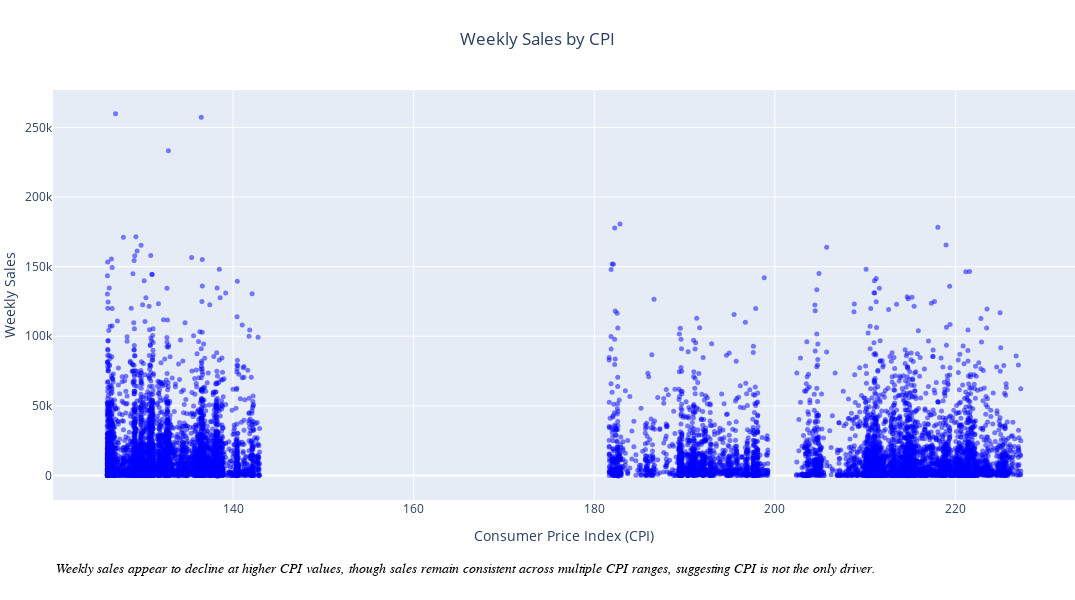

Here is the notebook cell this chart was saved with:
### Code cell
# Build the presentation.  With only a single graph here, we do NOT
# need to use subplots

# ==============================

# Formatting function
def formatSales(value):
    if value >= 1_000_000_000:
        return f"${value / 1_000_000_000:.2f}B"
    elif value >= 1_000_000:
        return f"${value / 1_000_000:.2f}M"
    elif value >= 1_000:
        return f"${value / 1_000:.2f}K"
    else:
        return f"${value:2f}"

# ===============================

# It's likely that our dataset will be too large for Plotly to be able to
# plot all the points.  This was evidenced with several lock-up events 
# while trying to run the report initially.
# Pull a sample subset of about 10K rows to do the analysis.  Include a
# "random_state" parameter to be able to reproduce the exact same sample
# with each successive run.
df_sampled = df.sample(n=10000, random_state=23)

# Weekly Sales by CPI
trace_sales_by_cpi = go.Scatter(
    x = df_sampled['cpi'],
    y = df_sampled['weekly_sales'],
    mode = 'markers',
    marker = dict(size=5, color='blue', opacity=0.5),
    hovertemplate='CPI: %{x:.2f}<br>Weekly Sales: %{y:$,.2f}<extra></extra>'
)

fig = go.Figure()

# Create a trace for the yearly bar chart
fig.add_trace(trace_sales_by_cpi)

# ================================

# Update layout
fig.update_layout(
    title='Weekly Sales by CPI',
    title_x = 0.5,
    xaxis_title = 'Consumer Price Index (CPI)',
    yaxis_title = 'Weekly Sales',
    margin=dict(l=0, r=0, t=90, b=100),  # reduce the left/right margin a bit to help with horizontal scrolling
    height=600,
    width=1075
    # showlegend = False
)

# Add an annotation to describe what we're seeing
fig.add_annotation(
    text = '<i>Weekly sales appear to decline at higher CPI values, though sales remain consistent across multiple CPI ranges, suggesting CPI is not the only driver.</i>',
    x = 0.0,  # roughly center of line chart
    y = -0.19,  # above the line chart
    xref = "paper",
    yref = "paper",
    yanchor = 'bottom',
    xanchor = 'left',
    showarrow = False,
    font = dict(size=14, family="Helvetica Neue", color="black")
)



# Let's make the report title pop a little more
# title_font = dict(size=20, family="Helvetica", color='black', weight='bold')
# fig.update_layout(title=dict(text='Weekly Sales by Year, Month, and Day', x=0.48, font=title_font))


fig.show()

### Figure 1 — Plotly figure (JSON) as saved in the notebook; plotly's stock layout.template omitted (floating-point values rounded to 4 significant figures; data arrays with more than 128 entries replaced by an {"elided": "..."} marker saying what was removed)
{"data": [{"hovertemplate": "CPI: %{x:.2f}<br>Weekly Sales: %{y:$,.2f}<extra></extra>", "marker": {"color": "blue", "opacity": 0.5, "size": 5}, "mode": "markers", "type": "scatter", "x": {"elided": "10000 float values"}, "y": {"elided": "10000 float values"}}], "layout": {"annotations": [{"font": {"color": "black", "family": "Helvetica Neue", "size": 14}, "showarrow": false, "text": "<i>Weekly sales appear to decline at higher CPI values, though sales remain consistent across multiple CPI ranges, suggesting CPI is not the only driver.</i>", "x": 0, "xanchor": "left", "xref": "paper", "y": -0.19, "yanchor": "bottom", "yref": "paper"}], "height": 600, "margin": {"b": 100, "l": 0, "r": 0, "t": 90}, "title": {"text": "Weekly Sales by CPI", "x": 0.5}, "width": 1075, "xaxis": {"title": {"text": "Consumer Price Index (CPI)"}}, "yaxis": {"title": {"text": "Weekly Sales"}}}}
